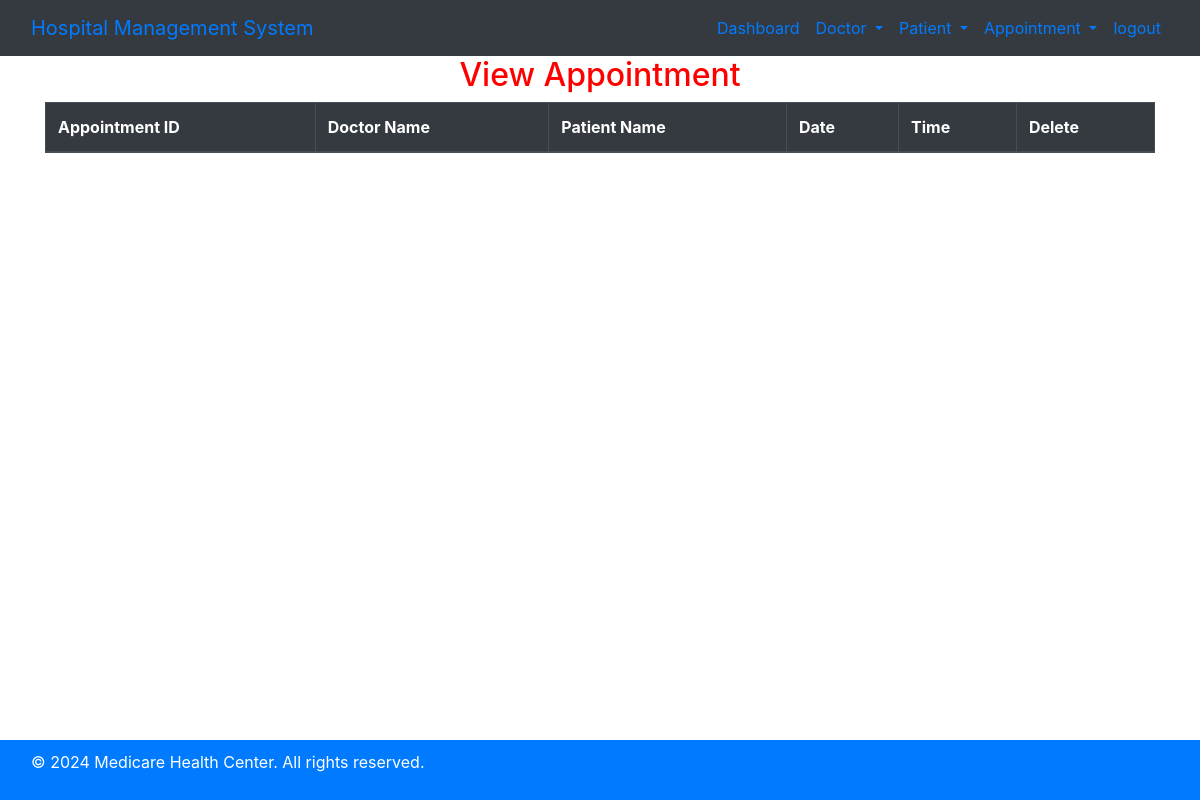
The app's page /view_appointment/ (signed in), older data.
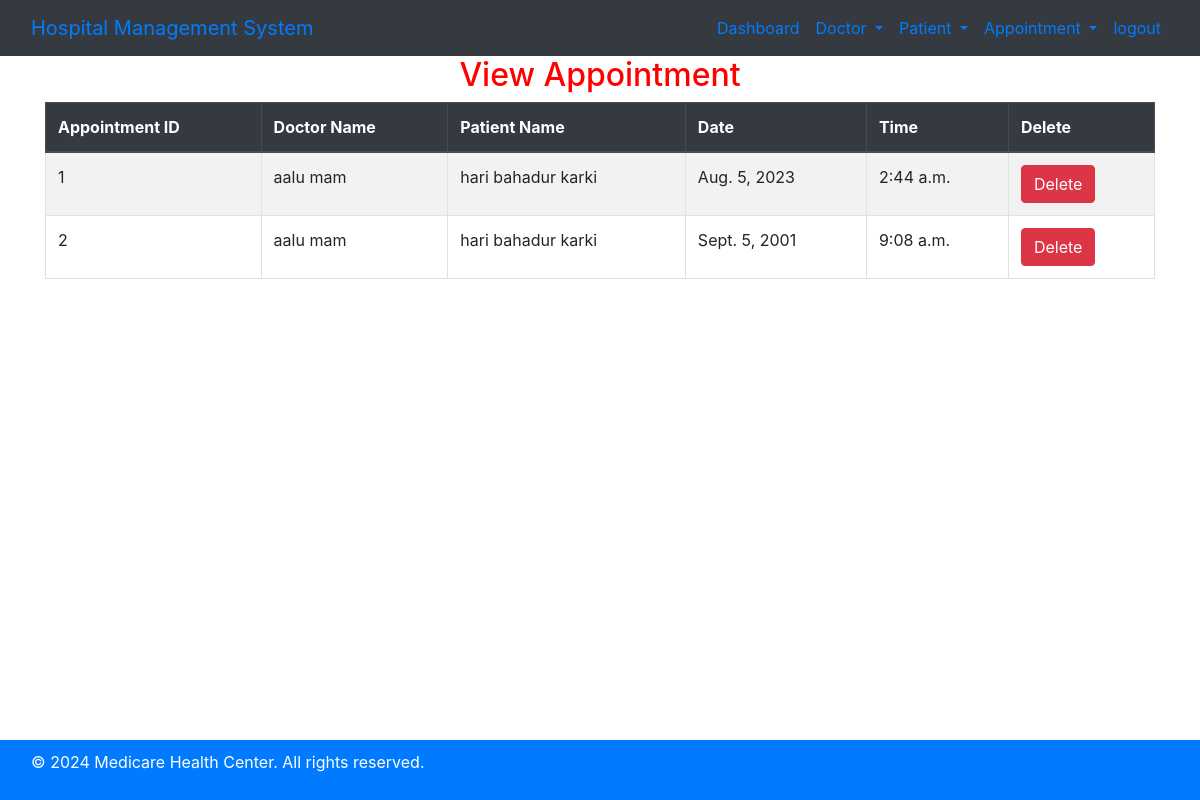
The same page, newer data.
### hospital/models.py (models this page shows, shortened)
class Appointment(models.Model):
    Doctor = models.ForeignKey(Doctor,on_delete=models.CASCADE)
    Patient = models.ForeignKey(Patient, on_delete=models.CASCADE)
    date = models.DateField()
    time = models.TimeField()

class Doctor(models.Model):
    Name = models.CharField(max_length=50)
    mobile = models.IntegerField()
    special = models.CharField(max_length=50)

class Patient(models.Model):
    name = models.CharField(max_length=50)
    gender = models.CharField(max_length=10)
    mobile = models.IntegerField(null=True)
    address = models.TextField()

### hospital/views.py (the view)
# urls.py: path('view_appointment/',View_Appointment,name='view_appointment'),
def View_Appointment(request):
    if not request.user.is_staff:
        return redirect('login')
    doc = Appointment.objects.all()
    d = {'doc':doc}
    return render(request,'view_appointment.html',d)

### hospital/templates/view_appointment.html
{% include 'base.html' %}
{% include 'navigation.html' %}
<div class="container">
    <h2 class="text-center"  style="color:red;">View Appointment</h2>
    <table id="example" class="table table-bordered table-striped">
        <thead class="thead-dark">
            <tr>
                <th>Appointment ID</th>
                <th>Doctor Name</th>
                <th>Patient Name</th>
                <th>Date</th>
                <th>Time</th>
                <th>Delete</th>
            </tr>
        </thead>
        <tbody>
            {% for i in doc %}
            <tr>
                <td>{{i.id}}</td>
                <td>{{i.Doctor.Name}}</td>
                <td>{{i.Patient.name}}</td>
                <td>{{i.date}}</td>
                <td>{{i.time}}</td>
                <td>
                    <a href="{% url 'delete_patient' i.id %}" onclick="return confirm('Are you sure you want to delete?')" class="btn btn-danger">Delete</a>
                </td>
            </tr>
            {% endfor %}
        </tbody>
    </table>
</div>
{% include 'footer.html' %}

Row changes from the older to the newer data that the page shows:
added Appointment: id "1", Doctor.Name "aalu mam", Patient.name "hari bahadur karki", date "Aug. 5, 2023", time "2:44 a.m."
added Appointment: id "2", Doctor.Name "aalu mam", Patient.name "hari bahadur karki", date "Sept. 5, 2001", time "9:08 a.m."
